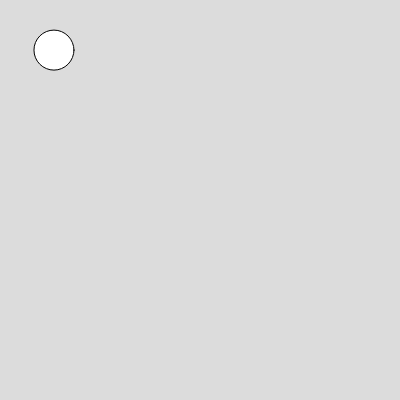
Frame 1 (no input)
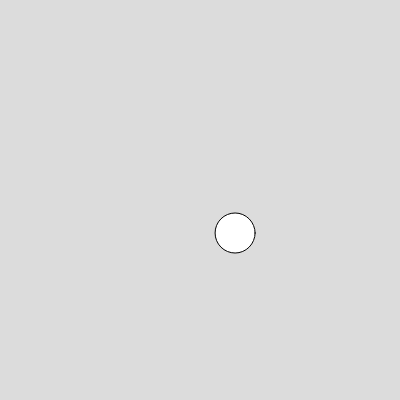
Frame 60 (no input)
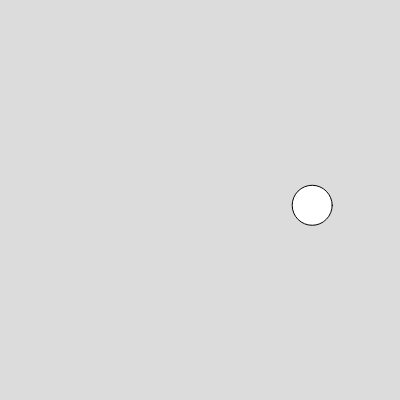
Frame 120 (the mouse pressed at the canvas centre since frame 60)

The p5.js sketch that drew these frames (run headless with seeded random() and noise() and a simulated clock; from frame 60 on, the mouse is pressed at the canvas centre):

// p5.js sketch
// ── sketch.js
function setup() {
  createCanvas(400, 400);
}

function draw() {
  background(220);
  step_bounce();
  draw_ball(); // draw the ball
}

function step_bounce() {
  vx += dampx;
  if (vx < 0) vx = 0;
  x += vx; // horizontal speed increases horizontal position
  if (x > width + radius) { // if ball goes beyond canvas
    x = -radius; // wrap it around
  }

  vy += g; // gravity increases the vertical speed
  y += vy; // vertical speed increases vertical position
  if (y > height - radius) { // if ball hits the ground
  // if (y > height ) { // if ball hits the ground
    y = height - radius; // reposition it at the ground
    // y = height;
    vy *= dampy; // then reverse and reduce its vertical speed
  }
}

function draw_ball() {
  circle(x,y,radius*2)
}

var radius = 20;
var g = 0.1; // acceleration due to gravity
var x = 50; // initial horizontal position
var y = 50; // initial vertical position
var vx = 4; // initial horizontal speed
var vy = 0; // initial vertical speed
var dampx = -0.03;
var dampy = -0.8;


// https://xaeyr.typepad.com/files/physics-for-javascript-games-animation-and-simulations.pdf
